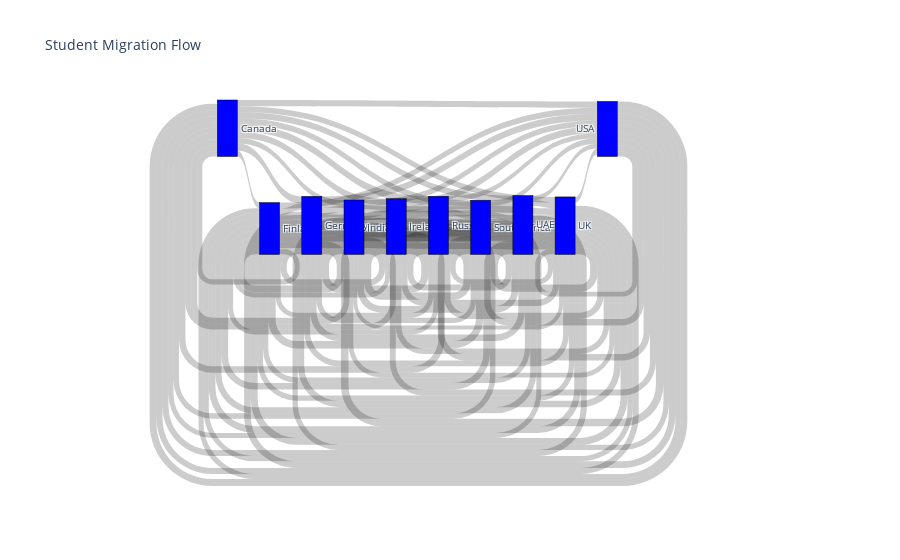

Notebook cell for this chart:
### Markdown cell above
# Sankey visualization

### Code cell
# สร้าง list label (ประเทศทั้งหมด ไม่ซ้ำกัน)
all_countries = list(pd.unique(migration_counts[['origin_country', 'destination_country']].values.ravel('K')))

# สร้าง mapping ชื่อประเทศ → ตัวเลข
country_to_id = {country: i for i, country in enumerate(all_countries)}

# สร้าง source, target, และ value
migration_counts['source_id'] = migration_counts['origin_country'].map(country_to_id)
migration_counts['target_id'] = migration_counts['destination_country'].map(country_to_id)

# สร้าง sankey
fig = go.Figure(data=[go.Sankey(
    node=dict(
        pad=15,
        thickness=20,
        line=dict(color="black", width=0.5),
        label=all_countries,
        color="blue"
    ),
    link=dict(
        source=migration_counts['source_id'],
        target=migration_counts['target_id'],
        value=migration_counts['count']
    ))])

fig.update_layout(title_text="Student Migration Flow", font_size=10)
fig.show()

### Figure 1 — Plotly figure (JSON) as saved in the notebook; plotly's stock layout.template omitted (floating-point values rounded to 4 significant figures)
{"data": [{"link": {"source": [0, 0, 0, 0, 0, 0, 0, 0, 0, 1, 1, 1, 1, 1, 1, 1, 1, 1, 2, 2, 2, 2, 2, 2, 2, 2, 2, 3, 3, 3, 3, 3, 3, 3, 3, 3, 4, 4, 4, 4, 4, 4, 4, 4, 4, 5, 5, 5, 5, 5, 5, 5, 5, 5, 6, 6, 6, 6, 6, 6, 6, 6, 6, 7, 7, 7, 7, 7, 7, 7, 7, 7, 8, 8, 8, 8, 8, 8, 8, 8, 8, 9, 9, 9, 9, 9, 9, 9, 9, 9], "target": [1, 2, 3, 4, 5, 6, 7, 8, 9, 0, 2, 3, 4, 5, 6, 7, 8, 9, 0, 1, 3, 4, 5, 6, 7, 8, 9, 0, 1, 2, 4, 5, 6, 7, 8, 9, 0, 1, 2, 3, 5, 6, 7, 8, 9, 0, 1, 2, 3, 4, 6, 7, 8, 9, 0, 1, 2, 3, 4, 5, 7, 8, 9, 0, 1, 2, 3, 4, 5, 6, 8, 9, 0, 1, 2, 3, 4, 5, 6, 7, 9, 0, 1, 2, 3, 4, 5, 6, 7, 8], "value": [52, 67, 51, 58, 68, 55, 57, 52, 57, 46, 60, 45, 41, 56, 44, 56, 61, 56, 55, 61, 63, 43, 67, 55, 72, 54, 61, 54, 44, 56, 53, 55, 59, 51, 72, 54, 59, 45, 46, 65, 53, 63, 53, 63, 63, 50, 61, 67, 49, 66, 56, 71, 65, 47, 46, 56, 49, 60, 62, 54, 53, 63, 50, 55, 60, 49, 53, 36, 56, 47, 52, 43, 55, 48, 63, 59, 44, 52, 58, 66, 54, 63, 47, 61, 48, 69, 54, 59, 59, 44]}, "node": {"color": "blue", "label": ["Canada", "Finland", "Germany", "India", "Ireland", "Russia", "South Africa", "UAE", "UK", "USA"], "line": {"color": "black", "width": 0.5}, "pad": 15, "thickness": 20}, "type": "sankey"}], "layout": {"font": {"size": 10}, "title": {"text": "Student Migration Flow"}}}
